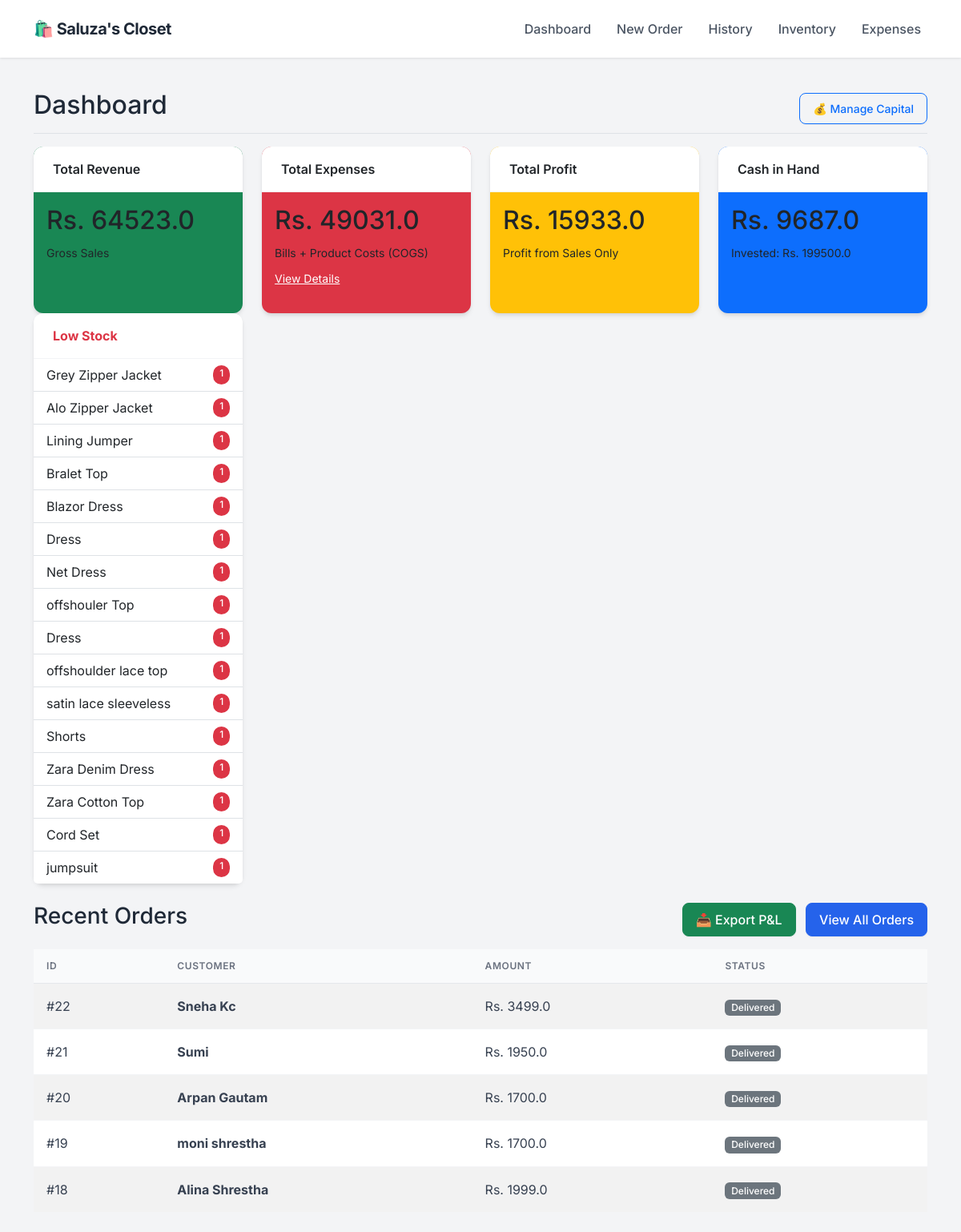
The page / on the database its author committed.
### app.py (models this page shows)
class Product(db.Model):
    id = db.Column(db.Integer, primary_key=True)
    sku = db.Column(db.String(50), unique=True, nullable=True)
    name = db.Column(db.String(100), nullable=False)
    size = db.Column(db.String(10), nullable=False)
    cost_price = db.Column(db.Float, default=0.0)
    price = db.Column(db.Float, nullable=False)
    stock = db.Column(db.Integer, default=0)
    image = db.Column(db.String(100), nullable=True)

class Order(db.Model):
    id = db.Column(db.Integer, primary_key=True)
    customer_name = db.Column(db.String(100), nullable=False)
    phone = db.Column(db.String(20), nullable=False)
    address = db.Column(db.String(200), nullable=True)
    date = db.Column(db.DateTime, default=datetime.utcnow)
    total_amount = db.Column(db.Float, default=0.0)
    profit = db.Column(db.Float, default=0.0)
    status = db.Column(db.String(20), default='Pending')
    items = db.relationship('OrderItem', backref='order', lazy=True)

### app.py (the view)
@app.route('/')
def dashboard():
    total_investment = db.session.query(db.func.sum(Investment.amount)).scalar() or 0
    total_sales = db.session.query(db.func.sum(Order.total_amount)).scalar() or 0
    manual_expenses = db.session.query(db.func.sum(Expense.amount)).scalar() or 0
    current_inventory_cost = 0
    products = Product.query.all()
    for p in products:
        current_inventory_cost += (p.stock * p.cost_price)
    gross_profit = db.session.query(db.func.sum(Order.profit)).scalar() or 0
    cost_of_sold_goods = total_sales - gross_profit
    total_product_spend = current_inventory_cost + cost_of_sold_goods
    cash_in_hand = (total_investment + total_sales) - (total_product_spend + manual_expenses)
    net_profit = gross_profit # As you requested previously (Sales Profit only)
    recent_orders = Order.query.order_by(Order.date.desc()).limit(5).all()
    low_stock = Product.query.filter(Product.stock < 2, Product.stock > 0).all()
    out_of_stock = Product.query.filter(Product.stock == 0).all()
    investments = Investment.query.order_by(Investment.date.desc()).all()
    return render_template('dashboard.html',
                           sales=total_sales,
                           gross_profit=gross_profit,
                           expenses=manual_expenses,
                           net_profit=net_profit,
                           cash_in_hand=cash_in_hand, # <--- NEW DATA
                           total_investment=total_investment, # <--- NEW DATA
                           orders=recent_orders,
                           investments=investments,
                           low_stock=low_stock,
                           out_of_stock=out_of_stock)

### templates/dashboard.html (shortened to what this page needs)
{% extends "layout.html" %}
{% block content %}
<div class="d-flex justify-content-between flex-wrap flex-md-nowrap align-items-center pt-3 pb-2 mb-3 border-bottom">
    <h1 class="h2">Dashboard</h1>
    <div class="btn-toolbar mb-2 mb-md-0">
        <button type="button" class="btn btn-sm btn-outline-primary" data-bs-toggle="modal" data-bs-target="#investmentHistoryModal">
    💰 Manage Capital
</button>
    </div>
</div>
<div class="row mb-4">
    <div class="col-md-3">
        <div class="card text-dark bg-success mb-3 h-100">
            <div class="card-header">Total Revenue</div>
            <div class="card-body">
                <h2 class="card-title">Rs. {{ sales }}</h2>
                <small>Gross Sales</small>
            </div>
        </div>
    </div>
    <div class="col-md-3">
        <div class="card text-dark bg-danger mb-3 h-100">
            <div class="card-header">Total Expenses</div>
            <div class="card-body">
                <h2 class="card-title">Rs. {{ expenses }}</h2>
                <small>Bills + Product Costs (COGS)</small> <div class="mt-2">
                    <a href="/expenses" class="text-white text-decoration-underline small">View Details</a>
                </div>
            </div>
        </div>
    </div>
    <div class="col-md-3">
        <div class="card text-dark bg-warning mb-3 h-100">
            <div class="card-header">Total Profit</div>
            <div class="card-body">
                <h2 class="card-title">Rs. {{ net_profit }}</h2>
                <small>Profit from Sales Only</small>
            </div>
        </div>
    </div>
    <div class="col-md-3">
        <div class="card text-dark bg-primary mb-3 h-100">
            <div class="card-header">Cash in Hand</div>
            <div class="card-body">
                <h2 class="card-title">Rs. {{ cash_in_hand }}</h2>
                <small>Invested: Rs. {{ total_investment }}</small>
            </div>
        </div>
    </div>
    <div class="col-md-3">
        <div class="card border-danger h-100">
            <div class="card-header bg-transparent text-danger fw-bold">Low Stock</div>
            <ul class="list-group list-group-flush list-group-sm">
                {% for item in low_stock %}
                <li class="list-group-item d-flex justify-content-between">
                    <span>{{ item.name }}</span>
                    <span class="badge bg-danger rounded-pill">{{ item.stock }}</span>
                </li>
                {% endfor %}
            </ul>
        </div>
    </div>
</div>
<div class="d-flex justify-content-between align-items-center mb-3">
    <h3>Recent Orders</h3>
    <div>
        <a href="/export_excel" class="btn btn-success me-2">📥 Export P&L</a>
        <a href="/orders" class="btn btn-primary">View All Orders</a>
    </div>
</div>
<table class="table table-striped bg-white align-middle">
    <thead>
        <tr>
            <th>ID</th>
            <th>Customer</th>
            <th>Amount</th>
            <th>Status</th>
        </tr>
    </thead>
    <tbody>
        {% for order in orders %}
        <tr>
            <td>#{{ order.id }}</td>
            <td><strong>{{ order.customer_name }}</strong></td>
            <td>Rs. {{ order.total_amount }}</td>
            <td><span class="badge bg-secondary">{{ order.status }}</span></td>
        </tr>
        {% endfor %}
    </tbody>
</table>
{% endblock %}

### templates/layout.html (style rules this page uses)
:root { --primary-color: #2563eb; --bg-color: #f3f4f6; --text-dark: #1f2937; --card-shadow: 0 4px 6px -1px rgba(0, 0, 0, 0.1), 0 2px 4px -1px rgba(0, 0, 0, 0.06); }
body { font-family: 'Inter', sans-serif; background-color: var(--bg-color); color: var(--text-dark); }
.card { border: none; border-radius: 12px; box-shadow: var(--card-shadow); background: #ffffff; transition: transform 0.2s; }
.card-header { background-color: #ffffff; border-bottom: 1px solid #f3f4f6; font-weight: 600; padding: 1rem 1.5rem; border-radius: 12px 12px 0 0 !important; }
.btn { border-radius: 8px; font-weight: 500; padding: 0.5rem 1rem; box-shadow: 0 1px 2px 0 rgba(0, 0, 0, 0.05); }
.btn-primary { background-color: var(--primary-color); border-color: var(--primary-color); }
.table { margin-bottom: 0; }
.table thead th { background-color: #f9fafb; color: #6b7280; font-size: 0.75rem; text-transform: uppercase; letter-spacing: 0.05em; font-weight: 600; border-bottom: 1px solid #e5e7eb; padding: 0.75rem 1rem; }
.table tbody td { padding: 1rem 1rem; vertical-align: middle; color: #374151; border-bottom: 1px solid #f3f4f6; }
.badge { padding: 0.35em 0.65em; font-weight: 500; border-radius: 6px; }

### rows shown on the page
Product: name "Grey Zipper Jacket", stock "1"
Product: name "Alo Zipper Jacket", stock "1"
Product: name "Lining Jumper", stock "1"
Product: name "Bralet Top", stock "1"
Product: name "Blazor Dress", stock "1"
Product: name "Dress", stock "1"
Product: name "Net Dress", stock "1"
Product: name "offshouler Top", stock "1"
Product: name "Dress", stock "1"
Product: name "offshoulder lace top", stock "1"
Product: name "satin lace sleeveless", stock "1"
Product: name "Shorts", stock "1"
Product: name "Zara Denim Dress", stock "1"
Product: name "Zara Cotton Top", stock "1"
Product: name "Cord Set", stock "1"
Product: name "jumpsuit", stock "1"
Order: id "22", customer_name "Sneha Kc", total_amount "3499.0", status "Delivered"
Order: id "21", customer_name "Sumi", total_amount "1950.0", status "Delivered"
Order: id "20", customer_name "Arpan Gautam", total_amount "1700.0", status "Delivered"
Order: id "19", customer_name "moni shrestha", total_amount "1700.0", status "Delivered"
Order: id "18", customer_name "Alina Shrestha", total_amount "1999.0", status "Delivered"

### other values the page prints
{{ sales }} "64523.0"
{{ expenses }} "49031.0"
{{ net_profit }} "15933.0"
{{ cash_in_hand }} "9687.0"
{{ total_investment }} "199500.0"
